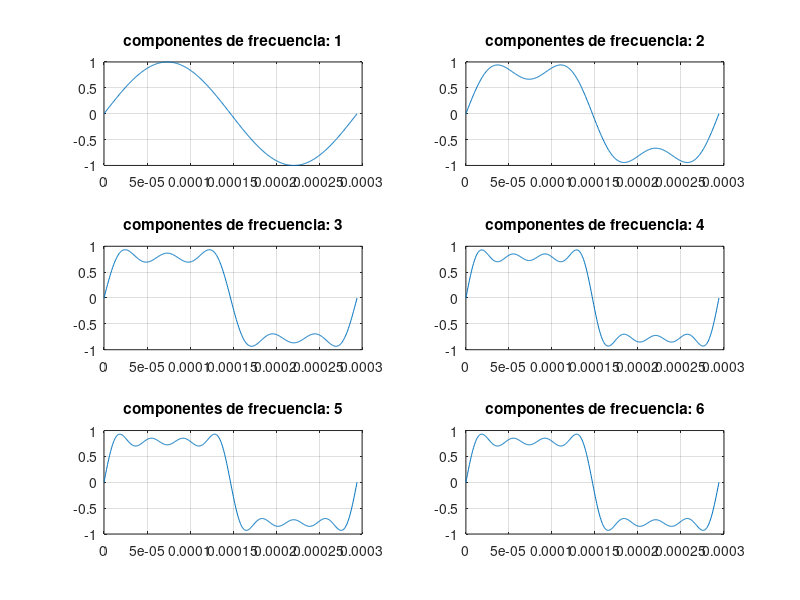
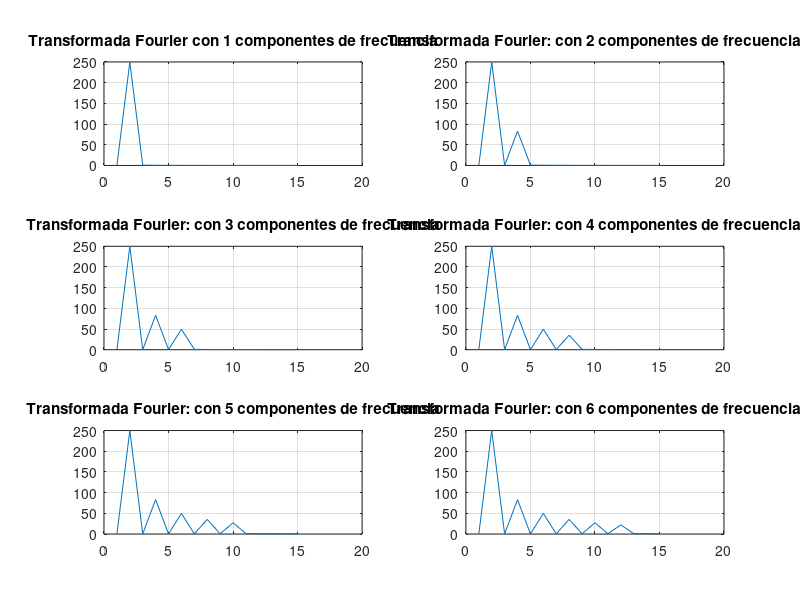

MATLAB code to generate these figures, in order:
clc
clear all
close all
%-- DATA IN--%
A=1;
f=3400;
cantper=1;

%-- PROCESS--%
t=linspace(0,cantper/f,500);
xt_1cf =(A/1)*sin(2*pi*1*f*t);
xt_2cf = xt_1cf+(A/3)*sin(2*pi*3*f*t);
xt_3cf = xt_2cf+(A/5)*sin(2*pi*5*f*t);
xt_4cf = xt_3cf+(A/7)*sin(2*pi*7*f*t);
xt_5cf = xt_4cf+(A/9)*sin(2*pi*9*f*t);
xt_6cf = xt_5cf+(A/11)*sin(2*pi*11*f*t);

tf_1cf = abs(fft(xt_1cf));
tf_2cf = abs(fft(xt_2cf));
tf_3cf = abs(fft(xt_3cf));
tf_4cf = abs(fft(xt_4cf));
tf_5cf = abs(fft(xt_5cf));
tf_6cf = abs(fft(xt_6cf));

%-- OUTPUT--%
figure(1);
subplot(3,2,1)
plot(t,xt_1cf),title('componentes de frecuencia: 1'),grid on
subplot(3,2,2)
plot(t,xt_2cf),title('componentes de frecuencia: 2'),grid on
subplot(3,2,3)
plot(t,xt_3cf),title('componentes de frecuencia: 3'),grid on
subplot(3,2,4)
plot(t,xt_4cf),title('componentes de frecuencia: 4'),grid on
subplot(3,2,5)
plot(t,xt_4cf),title('componentes de frecuencia: 5'),grid on
subplot(3,2,6)
plot(t,xt_4cf),title('componentes de frecuencia: 6'),grid on

figure(2);
subplot(3,2,1)
plot(tf_1cf(1:15)),title('Transformada Fourier con 1 componentes de frecuencia'),grid on
subplot(3,2,2)
plot(tf_2cf(1:15)),title('Transformada Fourier: con 2 componentes de frecuencia'),grid on
subplot(3,2,3)
plot(tf_3cf(1:15)),title('Transformada Fourier: con 3 componentes de frecuencia'),grid on
subplot(3,2,4)
plot(tf_4cf(1:15)),title('Transformada Fourier: con 4 componentes de frecuencia'),grid on
subplot(3,2,5)
plot(tf_5cf(1:15)),title('Transformada Fourier: con 5 componentes de frecuencia'),grid on
subplot(3,2,6)
plot(tf_6cf(1:15)),title('Transformada Fourier: con 6 componentes de frecuencia'),grid on

